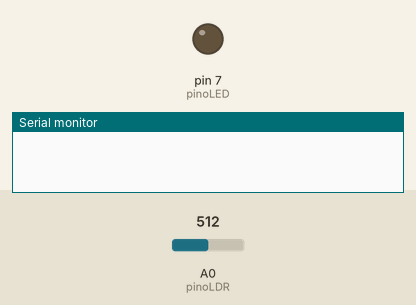
A sketch run on a simulated Arduino Uno, built with avr-gcc and run on an emulated ATmega328P. On the bench: output pins drawn as LEDs (lit = HIGH), the last lines printed to the serial monitor. The test bench sets the inputs (shaded band); at power-on: A0 (pinoLDR) = 512.

Above: at 1.2 s.
1.3 s: A0 (pinoLDR) set to 6
2.8 s: A0 (pinoLDR) set to 3
At 3.2 s:
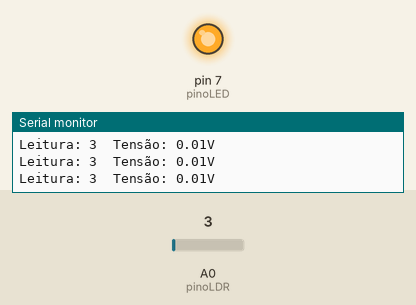
4.3 s: A0 (pinoLDR) set to 122
At 4.7 s:
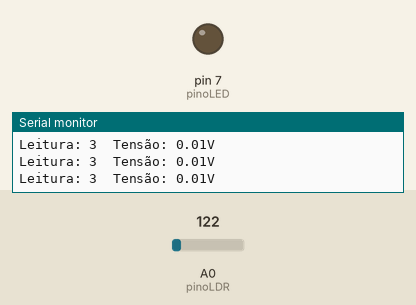
5.8 s: A0 (pinoLDR) set to 0
At 7.2 s:
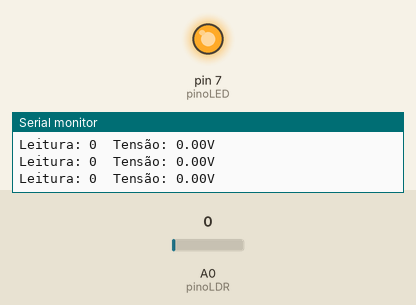
Timing chart, 0 to 8.3 s (numbered marks = the images above; inputs shaded):
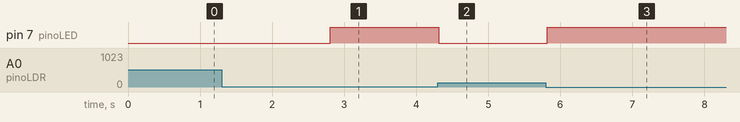

The sketch:

sensor_luminosidade.ino
```cpp
const int pinoLDR = A0; // pino onde o LRD está conectado
const int pinoLED = 7; // pino onde o LED está conectado
int leitura = 0; // variável para armazenar o valor lido pelo ADC
float tensao = 0.0; // var para armazenar a tensão

void setup() {
  Serial.begin(9600); // 9600bps

  // configura os pinos do LDR e LED
  pinMode(pinoLDR, INPUT);
  pinMode(pinoLED, OUTPUT);
}

void loop() {
  // le o valor de ADC no pino do LDR
  leitura = analogRead(pinoLDR);

  // verifica luminosidade do ambiente
  if(leitura <= 4){ // se a luminosidade for menor que 40
    digitalWrite(pinoLED,HIGH); // acende o LED

    // imprime valor lido pelo arduino (0 a 1023)
    Serial.print("Leitura: ");
    Serial.print(leitura);
    Serial.print("\t"); // tabulação

    // converte e imprime o valor em tensão elétrica
    tensao = leitura * 5.0 / 1023.0;
    Serial.print("Tensão: ");
    Serial.print(tensao);
    Serial.print("V");

    Serial.println(); // Nova linha
  }
  else { // se não
    digitalWrite(pinoLED,LOW); // apaga o LED
  }
  delay(100); // aguarda 100 milissegundos para uma nova leitura
}
```

Measured:
- the behaviour switches between 5 and 4 on A0 (pinoLDR) (found by bisection; images 0 and 1)
- after the input at 1.3 s, every drawn part: stays the same
- after the input at 2.8 s, pin 7 (pinoLED): LOW → HIGH at once
- after the input at 4.3 s, pin 7 (pinoLED): HIGH → LOW at once
- after the input at 5.8 s, pin 7 (pinoLED): LOW → HIGH at once
